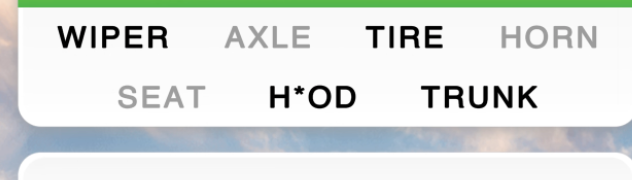
#> input picture crossword_region.png, 632 x 180 px; its folder holds only this picture in this run
$ python -i object_detection.py   (imports and definitions only)
#> lines starting #> are read from the running program, lines starting #| are printed output that depends on the picture; after the words box and inside, x2 and y2 are one past the last pixel; in counts of white or black regions, pixels touching at a corner belong together
#> in detect_objects, image is the input picture: shape (180, 632, 3); mean B, G, R 223.6, 225.9, 220.5
import cv2
import numpy as np
import os
from PIL import Image, ImageChops

OBJECTS_FOLDER = "Objects"

def canny_mask(image: np.ndarray) -> np.ndarray:
    """
    Basic Canny edge detection.
    Converts BGR -> Grayscale, then Canny(30,200).
    Outputs a binary mask.
    """
    gray = cv2.cvtColor(image, cv2.COLOR_BGR2GRAY)
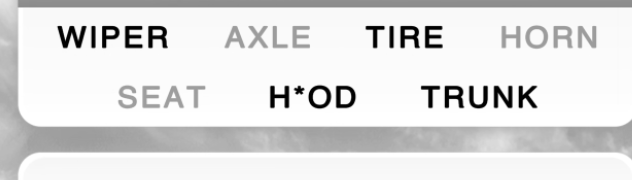
#> gray: shape (180, 632); min 0, max 255, mean 224
    edges = cv2.Canny(gray, 30, 200)
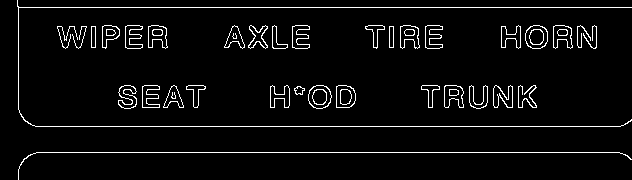
#> edges: shape (180, 632); 4.6% white in thin lines or dots
    mask = (edges > 0).astype(np.uint8) * 255
    return mask

def adaptive_threshold_mask(image: np.ndarray) -> np.ndarray:
    """
    Adaptive threshold -> shapes in binary_inv.
    Minimal morphological open to reduce noise.
    """
    gray = cv2.cvtColor(image, cv2.COLOR_BGR2GRAY)
    th = cv2.adaptiveThreshold(
        gray, 255,
        cv2.ADAPTIVE_THRESH_GAUSSIAN_C,
        cv2.THRESH_BINARY_INV,
        blockSize=11,
        C=2
    )
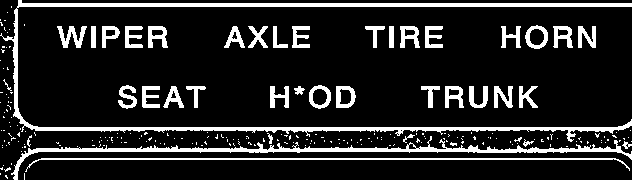
#> th: shape (180, 632); 14.6% white; 231 white regions (192 under 20 px), largest, box (x1, y1, x2, y2) and area: (0, 0, 632, 142) 5528, (11, 136, 632, 180) 2813, (25, 158, 630, 172) 1209
    # Minimal morphological cleanup
    kernel = np.ones((3,3), np.uint8)
    opened = cv2.morphologyEx(th, cv2.MORPH_OPEN, kernel, iterations=1)
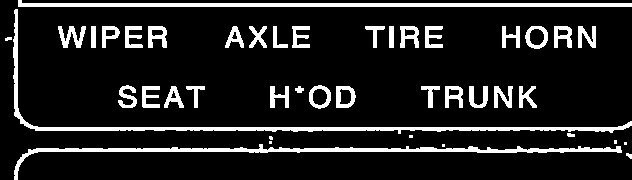
#> opened: shape (180, 632); 12.5% white; 42 white regions (6 under 20 px), largest, box (x1, y1, x2, y2) and area: (13, 9, 632, 134) 2852, (14, 144, 622, 180) 2528, (18, 0, 632, 7) 2468
    return opened

def combine_masks(mask1: np.ndarray, mask2: np.ndarray) -> np.ndarray:
    """ OR the two masks -> final_mask. """
    return cv2.bitwise_or(mask1, mask2)
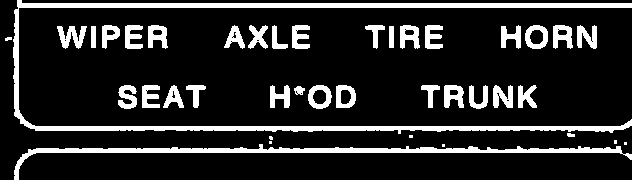
#> returned value: shape (180, 632); 15.5% white; 40 white regions (6 under 20 px)

def is_duplicate(new_image: Image.Image, existing_images: list[Image.Image]) -> bool:
    """
    True if 'new_image' is a pixel-for-pixel match
    of an existing image in memory.
    """
    for existing_img in existing_images:
        try:
            diff = ImageChops.difference(existing_img, new_image)
            if not diff.getbbox():
                return True
        except:
            pass
    return False

def detect_objects(image_path: str):
    """
    1) Read BGR image
    2) Make canny_mask + adaptive_threshold_mask
    3) OR them -> final_mask
    4) Contours -> bounding boxes
    5) Skip duplicates -> store unique
    Return { 'object_#.png': (x,y,w,h) }
    """
    image = cv2.imread(image_path)
    if image is None:
        print(f"❌ Could not read image: {image_path}")
        return {}, image_path

    # 1) Build the two masks
    mask_canny = canny_mask(image)
    mask_adapt = adaptive_threshold_mask(image)

    # 2) Combine
    final_mask = combine_masks(mask_canny, mask_adapt)

    # 3) Contours
    contours, _ = cv2.findContours(final_mask, cv2.RETR_EXTERNAL, cv2.CHAIN_APPROX_SIMPLE)
#> contours = 40 contours, 8 with area under 20; largest, box (x1, y1, x2, y2) and area: (13, 0, 632, 134) 5296, (14, 144, 632, 180) 2438, (308, 85, 332, 109) 430, (525, 25, 548, 49) 428, (336, 85, 356, 108) 378
    print(f"🔍 Found {len(contours)} contours in final mask.")
#| 🔍 Found 40 contours in final mask.

    # Ensure the folder
    if not os.path.exists(OBJECTS_FOLDER):
        os.makedirs(OBJECTS_FOLDER)

    # Load existing images to skip duplicates
    from PIL import Image
    existing_images = []
    for fname in os.listdir(OBJECTS_FOLDER):
        fpath = os.path.join(OBJECTS_FOLDER, fname)
        try:
            existing_images.append(Image.open(fpath).convert("RGB"))
        except:
            pass

    object_positions = {}
    unique_count = 0

    # 4) Loop bounding boxes -> skip duplicates -> save
    for idx, contour in enumerate(contours, start=1):
        x, y, w, h = cv2.boundingRect(contour)
        # Filter out too-tiny objects
        if w < 3 or h < 3:
            continue

        cropped = image[y:y+h, x:x+w]
        pil_obj = Image.fromarray(cv2.cvtColor(cropped, cv2.COLOR_BGR2RGB))

        if is_duplicate(pil_obj, existing_images):
            print(f"⚠️ Skipped duplicate object at ({x},{y})")
            continue

        obj_name = f"object_{unique_count + 1}.png"
        obj_path = os.path.join(OBJECTS_FOLDER, obj_name)
        cv2.imwrite(obj_path, cropped)
        existing_images.append(pil_obj)

        object_positions[obj_name] = (x, y, w, h)
        unique_count += 1
        print(f"📸 Saved unique object {unique_count}: {obj_path}")
#> this loop made 40 passes
#> (x, y, w, h, obj_name) on passes 2, 6, 8, 9, 10, 11, 12, 13, 14, 15, 16, 17: (14, 144, 618, 36, 'object_2.png'), (269, 136, 4, 4, 'object_6.png'), (567, 133, 8, 4, 'object_8.png'), (294, 86, 11, 9, 'object_9.png'), (518, 85, 19, 23, 'object_10.png'), (493, 85, 20, 23, 'object_11.png'), (469, 85, 19, 24, 'object_12.png'), (444, 85, 20, 23, 'object_13.png'), (421, 85, 19, 23, 'object_14.png'), (336, 85, 20, 23, 'object_15.png'), (308, 85, 24, 24, 'object_16.png'), (270, 85, 20, 23, 'object_17.png')
#> (contour, x, y, w, h, obj_name) on passes 1, 3, 4, 5, 7, 23: ([[442, 144], [442, 146], [444, 146], [444, 144]], 442, 144, 3, 3, 'object_1.png'), ([[624, 142], [624, 144], [626, 144], [626, 142]], 624, 142, 3, 3, 'object_3.png'), ([[269, 141], [269, 143], [271, 143], [271, 141]], 269, 141, 3, 3, 'object_4.png'), ([[614, 140], [614, 143], [616, 143], [616, 140]], 614, 140, 3, 4, 'object_5.png'), ([[409, 135], [409, 137], [412, 137], [412, 135]], 409, 135, 4, 3, 'object_7.png'), ([[389, 26], [389, 47], [393, 47], [393, 26]], 389, 26, 5, 22, 'object_23.png')
#| 📸 Saved unique object 1: Objects/object_1.png
#| 📸 Saved unique object 2: Objects/object_2.png
#| 📸 Saved unique object 3: Objects/object_3.png
#| 📸 Saved unique object 4: Objects/object_4.png
#| 📸 Saved unique object 5: Objects/object_5.png
#| 📸 Saved unique object 6: Objects/object_6.png
#| 📸 Saved unique object 7: Objects/object_7.png
#| 📸 Saved unique object 8: Objects/object_8.png
#> (further printed lines are left out)
#> pass 2, in detect_objects, `cropped = image[y:y+h, x:x+w]`:
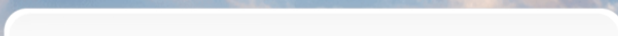
#> cropped: shape (36, 618, 3); mean B, G, R 236.3, 232.4, 229
#> after the loop:
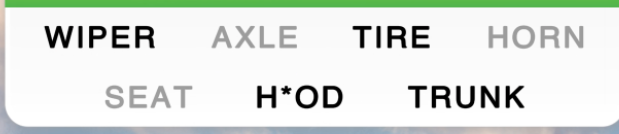
#> cropped: shape (134, 619, 3); mean B, G, R 223.3, 228.7, 223.1
#> after the loop, existing_images = 40 items; object_positions = 40 items; unique_count = 40

    print(f"✅ Detected {unique_count} objects (simple approach).")
#| ✅ Detected 40 objects (simple approach).
    return object_positions, image_path

>>> result = detect_objects('crossword_region.png')

$ run again, on crossword_search.png
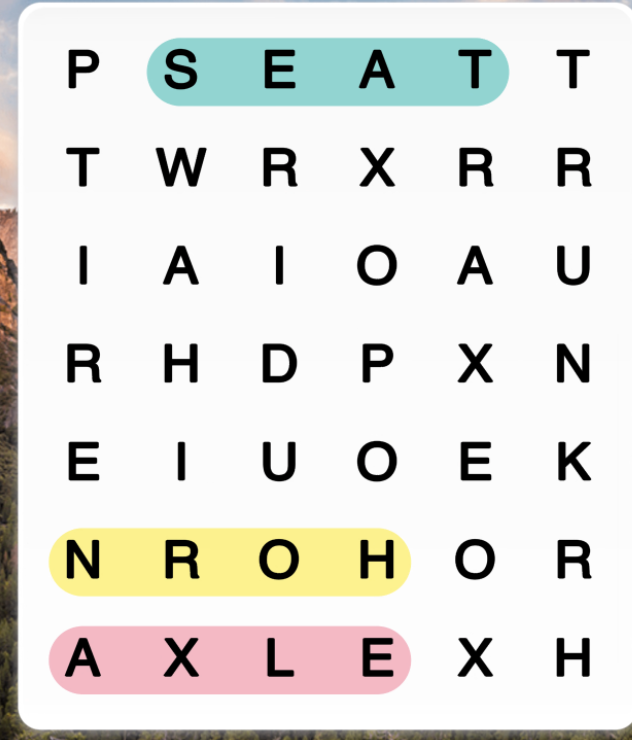
#> input picture crossword_search.png, 632 x 740 px
#> in detect_objects, image is the input picture: shape (740, 632, 3); mean B, G, R 220.8, 225.3, 226
#> in canny_mask, `edges = cv2.Canny(gray, 30, 200)`:
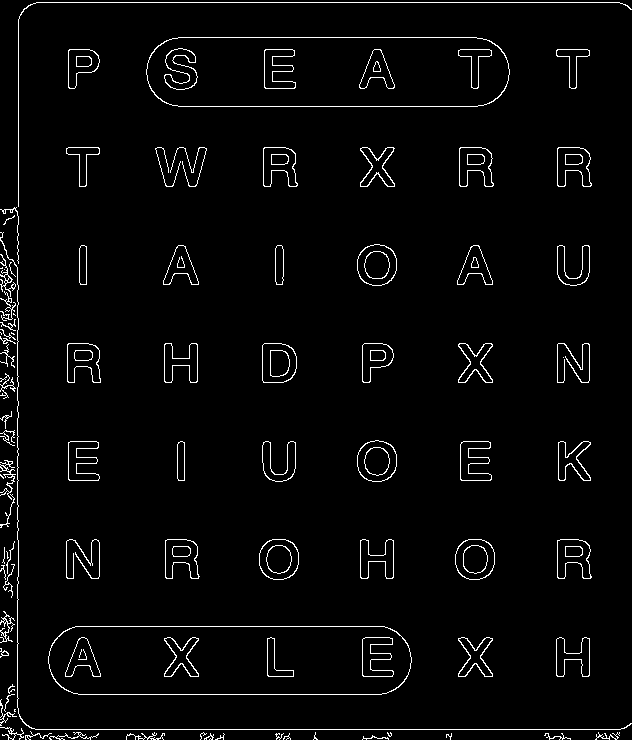
#> edges: shape (740, 632); 3% white in thin lines or dots
#> th: shape (740, 632); 10.4% white; 176 white regions (108 under 20 px), largest, box (x1, y1, x2, y2) and area: (0, 239, 632, 740) 8404, (147, 38, 509, 106) 3152, (49, 626, 411, 694) 2816
#> opened: shape (740, 632); 9.6% white; 180 white regions (88 under 20 px), largest, box (x1, y1, x2, y2) and area: (147, 38, 509, 106) 3145, (49, 626, 411, 694) 2808, (5, 340, 18, 644) 1707
#> contours = 89 contours, 45 with area under 20; largest, box (x1, y1, x2, y2) and area: (146, 37, 510, 107) 23987, (48, 626, 412, 695) 23681, (0, 232, 632, 740) 8204, (11, 0, 632, 207) 2018, (357, 440, 397, 482) 1312
#| 🔍 Found 89 contours in final mask.
#> the loop in detect_objects, `for idx, contour in enumerate(contours, start=1):` made 89 passes
#> (x, y, w, h, obj_name) on passes 7, 9, 10, 11, 12, 13, 14, 17: (489, 737, 7, 3, 'object_1.png'), (474, 737, 7, 3, 'object_3.png'), (421, 737, 6, 3, 'object_4.png'), (103, 737, 9, 3, 'object_5.png'), (463, 736, 5, 4, 'object_6.png'), (408, 736, 5, 4, 'object_7.png'), (298, 736, 5, 4, 'object_8.png'), (249, 735, 6, 5, 'object_11.png')
#> (printed output is left out)
#> after the loop in detect_objects, `for idx, contour in enumerate(contours, start=1):`:
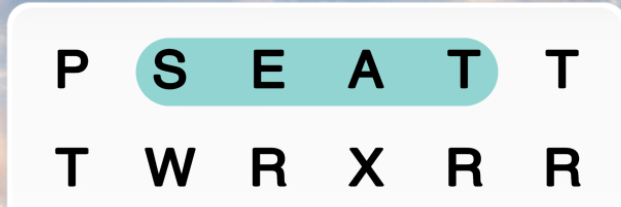
#> cropped: shape (207, 621, 3); mean B, G, R 226.5, 226.8, 215.8
#> after the loop in detect_objects, `for idx, contour in enumerate(contours, start=1):`: existing_images = 79 items; unique_count = 79
#| ✅ Detected 79 objects (simple approach).

$ run again, on crossword_search_highlighted.png
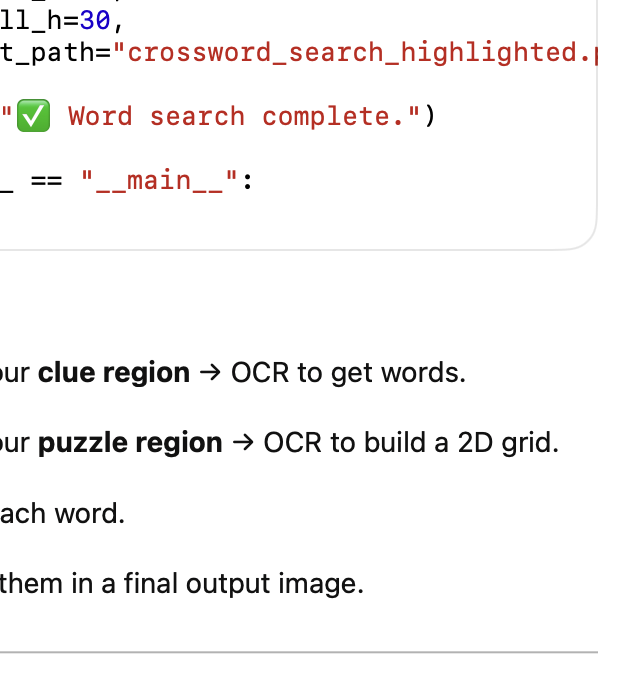
#> input picture crossword_search_highlighted.png, 632 x 678 px
#> in detect_objects, image is the input picture: shape (678, 632, 3); mean B, G, R 245.4, 245.7, 247.1
#> in canny_mask, `edges = cv2.Canny(gray, 30, 200)`:
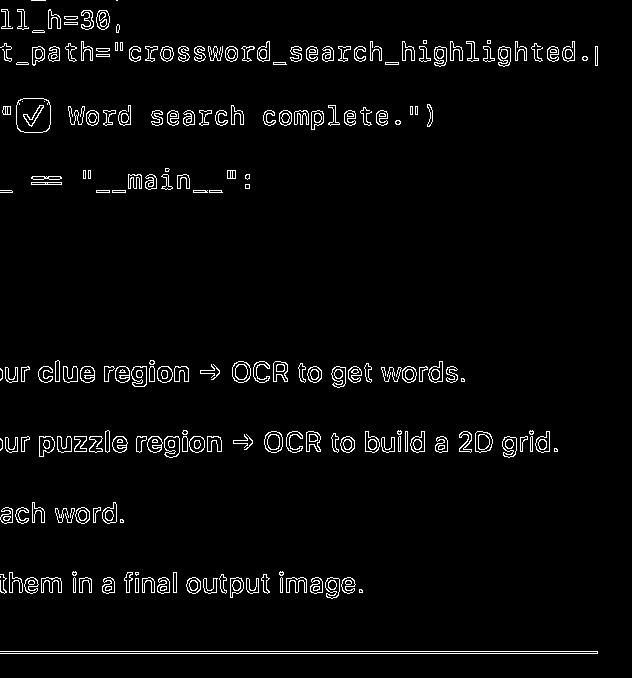
#> edges: shape (678, 632); 3.3% white in thin lines or dots
#> th: shape (678, 632); 4.8% white; 202 white regions (14 under 20 px), largest, box (x1, y1, x2, y2) and area: (0, 67, 598, 251) 1551, (0, 651, 598, 654) 1199, (17, 99, 50, 132) 703
#> opened: shape (678, 632); 2.8% white; 397 white regions (231 under 20 px), largest, box (x1, y1, x2, y2) and area: (17, 103, 50, 132) 614, (132, 366, 147, 387) 206, (164, 436, 179, 457) 198
#> in combine_masks, `return cv2.bitwise_or(mask1, mask2)`:
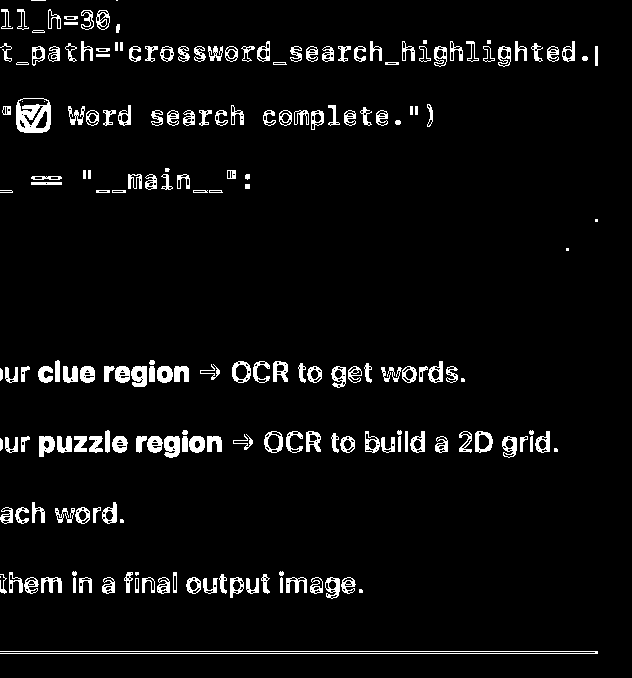
#> returned value: shape (678, 632); 4.9% white; 203 white regions (15 under 20 px)
#> contours = 201 contours, 33 with area under 20; largest, box (x1, y1, x2, y2) and area: (16, 98, 51, 133) 1087, (264, 431, 283, 453) 318, (232, 361, 251, 383) 317, (475, 431, 493, 453) 302, (164, 436, 180, 458) 275
#| 🔍 Found 201 contours in final mask.
#> the loop in detect_objects, `for idx, contour in enumerate(contours, start=1):` made 201 passes
#> (x, y, w, h, obj_name) on passes 1 to 3: (0, 651, 598, 3, 'object_1.png'), (359, 589, 4, 4, 'object_2.png'), (246, 578, 13, 16, 'object_3.png')
#> (printed output is left out)
#> after the loop in detect_objects, `for idx, contour in enumerate(contours, start=1):`: existing_images = 187 items; unique_count = 187
